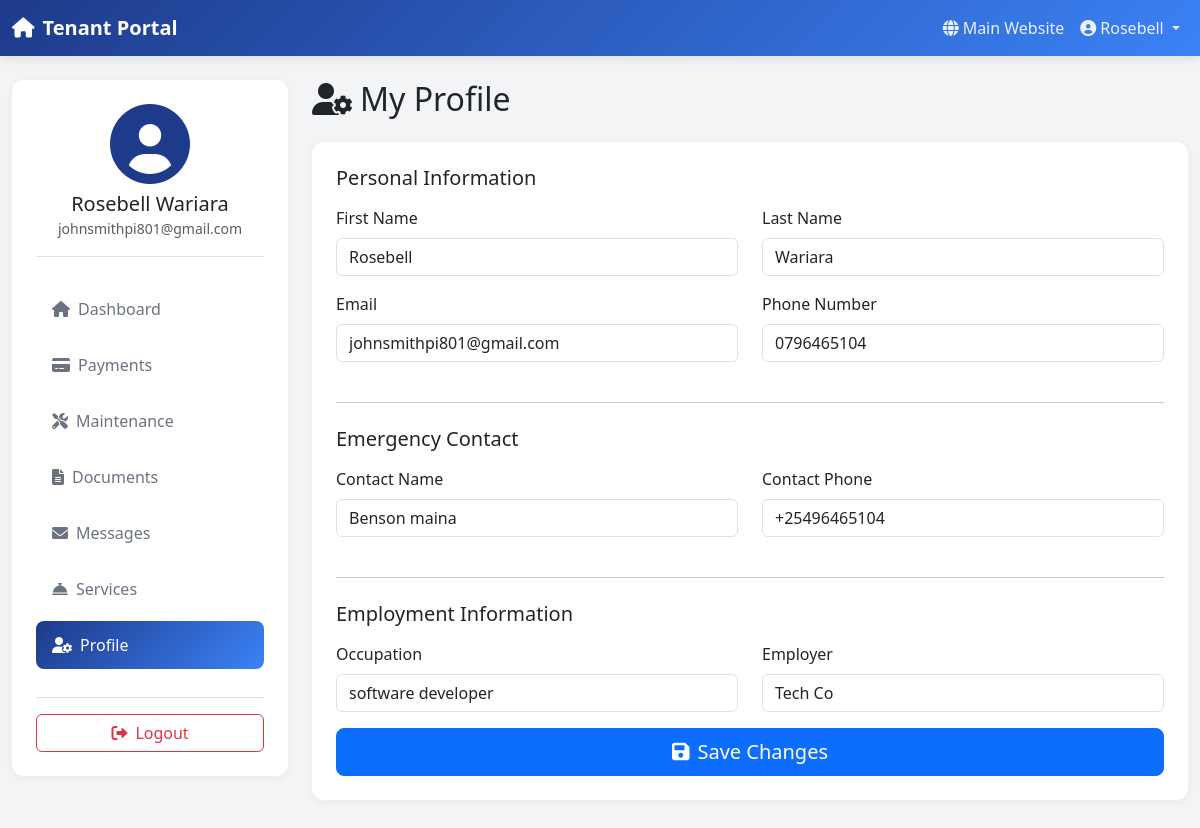
The app's page /tenant/profile/ (signed in) with its own data.
### listings/models.py (models this page shows, shortened)
class Tenant(models.Model):
    user = models.OneToOneField(User, on_delete=models.CASCADE, related_name='tenant_profile')
    phone = models.CharField(max_length=20)
    id_number = models.CharField(max_length=20, blank=True, help_text="National ID or Passport number")
    emergency_contact = models.CharField(max_length=100, blank=True)
    emergency_phone = models.CharField(max_length=20, blank=True)
    occupation = models.CharField(max_length=100, blank=True)
    employer = models.CharField(max_length=200, blank=True)
    profile_image = models.ImageField(upload_to='tenants/', blank=True, null=True)
    date_of_birth = models.DateField(null=True, blank=True)
    is_active = models.BooleanField(default=True)
    is_verified = models.BooleanField(default=False, help_text="KYC verified")
    created_at = models.DateTimeField(auto_now_add=True)
    updated_at = models.DateTimeField(auto_now=True)
    class Meta:
        ordering = ['user__first_name', 'user__last_name']
    @property
    def full_name(self):
        return self.user.get_full_name() or self.user.username

### listings/tenant_views.py (the view, shortened to what this page needs)
# urls.py: path('profile/', tenant_views.tenant_profile, name='profile'),
@login_required
def tenant_profile(request):
    try:
        tenant = request.user.tenant_profile
    except Tenant.DoesNotExist:
        return redirect('listings:tenant_registration')
    context = {
        'tenant': tenant,
        'year': timezone.now().year,
    }
    return render(request, 'tenant/profile.html', context)

### listings/templates/tenant/profile.html (shortened to what this page needs)
{% extends 'tenant/base_tenant.html' %}
{% load static %}
{% block content %}
<div class="container-fluid">
    <div class="row">
        <div class="col-lg-3 col-md-4 mb-4">
            {% include 'tenant/sidebar.html' %}
        </div>
        <div class="col-lg-9 col-md-8">
            <h2 class="mb-4"><i class="fas fa-user-cog me-2"></i>My Profile</h2>
            <div class="tenant-card">
                <form method="POST">
                    <h5 class="mb-3">Personal Information</h5>
                    <div class="row">
                        <div class="col-md-6 mb-3">
                            <label for="first_name" class="form-label">First Name</label>
                            <input type="text" class="form-control" id="first_name" name="first_name" value="{{ user.first_name }}">
                        </div>
                        <div class="col-md-6 mb-3">
                            <label for="last_name" class="form-label">Last Name</label>
                            <input type="text" class="form-control" id="last_name" name="last_name" value="{{ user.last_name }}">
                        </div>
                        <div class="col-md-6 mb-3">
                            <label for="email" class="form-label">Email</label>
                            <input type="email" class="form-control" id="email" name="email" value="{{ user.email }}">
                        </div>
                        <div class="col-md-6 mb-3">
                            <label for="phone" class="form-label">Phone Number</label>
                            <input type="tel" class="form-control" id="phone" name="phone" value="{{ tenant.phone }}">
                        </div>
                    </div>
                    <hr class="my-4">
                    <h5 class="mb-3">Emergency Contact</h5>
                    <div class="row">
                        <div class="col-md-6 mb-3">
                            <label for="emergency_contact" class="form-label">Contact Name</label>
                            <input type="text" class="form-control" id="emergency_contact" name="emergency_contact" value="{{ tenant.emergency_contact }}">
                        </div>
                        <div class="col-md-6 mb-3">
                            <label for="emergency_phone" class="form-label">Contact Phone</label>
                            <input type="tel" class="form-control" id="emergency_phone" name="emergency_phone" value="{{ tenant.emergency_phone }}">
                        </div>
                    </div>
                    <hr class="my-4">
                    <h5 class="mb-3">Employment Information</h5>
                    <div class="row">
                        <div class="col-md-6 mb-3">
                            <label for="occupation" class="form-label">Occupation</label>
                            <input type="text" class="form-control" id="occupation" name="occupation" value="{{ tenant.occupation }}">
                        </div>
                        <div class="col-md-6 mb-3">
                            <label for="employer" class="form-label">Employer</label>
                            <input type="text" class="form-control" id="employer" name="employer" value="{{ tenant.employer }}">
                        </div>
                    </div>
                    <div class="d-grid gap-2">
                        <button type="submit" class="btn btn-primary btn-lg">
                            <i class="fas fa-save me-2"></i>Save Changes
                        </button>
                    </div>
                </form>
            </div>
        </div>
    </div>
</div>
{% endblock %}

### listings/templates/tenant/base_tenant.html (shortened to what this page needs)
{% load static %}
<!DOCTYPE html>
<html lang="en">
<head>
    <link href="https://cdn.jsdelivr.net/npm/bootstrap@5.3.0/dist/css/bootstrap.min.css" rel="stylesheet">
    <link rel="stylesheet" href="https://cdnjs.cloudflare.com/ajax/libs/font-awesome/6.0.0/css/all.min.css">
</head>
<body>
    {% if user.is_authenticated %}
    <nav class="navbar tenant-navbar navbar-expand-lg navbar-dark">
        <div class="container-fluid">
            <a class="navbar-brand" href="{% url 'listings:tenant_dashboard' %}">
                <i class="fas fa-home me-2"></i>Tenant Portal
            </a>
            <div class="collapse navbar-collapse" id="tenantNav">
                <ul class="navbar-nav ms-auto">
                    <li class="nav-item">
                        <a class="nav-link" href="{% url 'listings:home' %}">
                            <i class="fas fa-globe me-1"></i>Main Website
                        </a>
                    </li>
                    <li class="nav-item dropdown">
                        <a class="nav-link dropdown-toggle" href="#" data-bs-toggle="dropdown">
                            <i class="fas fa-user-circle me-1"></i>{{ user.first_name|default:user.username }}
                        </a>
                    </li>
                </ul>
            </div>
        </div>
    </nav>
    {% endif %}
    <main class="py-4">
        {% block content %}{% endblock %}
    </main>
</body>
</html>

### listings/templates/tenant/sidebar.html (shortened to what this page needs)
{% load static %}
<div class="tenant-sidebar">
    <div class="text-center mb-4 pb-3 border-bottom">
        <div class="mb-2">
            {% if tenant.profile_image %}
                <img src="{{ tenant.profile_image.url }}" alt="{{ tenant.full_name }}" class="rounded-circle" style="width: 80px; height: 80px; object-fit: cover;">
            {% else %}
                <i class="fas fa-user-circle" style="font-size: 5rem; color: #1e3a8a;"></i>
            {% endif %}
        </div>
        <h5 class="mb-0">{{ tenant.full_name }}</h5>
        <small class="text-muted">{{ user.email }}</small>
    </div>
    <nav class="nav flex-column">
        <a class="nav-link {% if request.resolver_match.url_name == 'tenant_dashboard' %}active{% endif %}" href="{% url 'listings:tenant_dashboard' %}">
            <i class="fas fa-home me-2"></i>Dashboard
        </a>
        <a class="nav-link {% if request.resolver_match.url_name == 'tenant_payments' %}active{% endif %}" href="{% url 'listings:tenant_payments' %}">
            <i class="fas fa-credit-card me-2"></i>Payments
        </a>
        <a class="nav-link {% if request.resolver_match.url_name == 'tenant_maintenance' %}active{% endif %}" href="{% url 'listings:tenant_maintenance' %}">
            <i class="fas fa-tools me-2"></i>Maintenance
        </a>
        <a class="nav-link {% if request.resolver_match.url_name == 'tenant_documents' %}active{% endif %}" href="{% url 'listings:tenant_documents' %}">
            <i class="fas fa-file-alt me-2"></i>Documents
        </a>
        <a class="nav-link {% if request.resolver_match.url_name == 'tenant_messages' %}active{% endif %}" href="{% url 'listings:tenant_messages' %}">
            <i class="fas fa-envelope me-2"></i>Messages
        </a>
        <a class="nav-link {% if request.resolver_match.url_name == 'tenant_services' %}active{% endif %}" href="{% url 'listings:tenant_services' %}">
            <i class="fas fa-concierge-bell me-2"></i>Services
        </a>
        <a class="nav-link {% if request.resolver_match.url_name == 'tenant_profile' %}active{% endif %}" href="{% url 'listings:tenant_profile' %}">
            <i class="fas fa-user-cog me-2"></i>Profile
        </a>
    </nav>
    <div class="mt-4 pt-3 border-top">
        <a href="{% url 'listings:tenant_logout' %}" class="btn btn-outline-danger w-100">
            <i class="fas fa-sign-out-alt me-2"></i>Logout
        </a>
    </div>
</div>

### listings/templates/tenant/base_tenant.html (style rules this page uses)
:root { --tenant-primary: #1e3a8a; --tenant-secondary: #3b82f6; --tenant-success: #10b981; --tenant-warning: #f59e0b; --tenant-danger: #ef4444; }
body { background: #f3f4f6; font-family: 'Segoe UI', Tahoma, Geneva, Verdana, sans-serif; }
.tenant-navbar { background: linear-gradient(135deg, var(--tenant-primary) 0%, var(--tenant-secondary) 100%); box-shadow: 0 2px 10px rgba(0,0,0,0.1); }
.tenant-navbar .navbar-brand { color: white !important; font-weight: 700; }
.tenant-navbar .nav-link { color: rgba(255,255,255,0.9) !important; transition: all 0.3s ease; }
.tenant-sidebar { background: white; border-radius: 12px; padding: 1.5rem; box-shadow: 0 2px 8px rgba(0,0,0,0.05); }
.tenant-sidebar .nav-link { color: #6b7280; padding: 0.75rem 1rem; margin: 0.25rem 0; border-radius: 8px; transition: all 0.3s ease; }
.tenant-sidebar .nav-link.active { background: linear-gradient(135deg, var(--tenant-primary) 0%, var(--tenant-secondary) 100%); color: white; }
.tenant-card { background: white; border-radius: 12px; padding: 1.5rem; box-shadow: 0 2px 8px rgba(0,0,0,0.05); margin-bottom: 1.5rem; }

### records on screen
Tenant: full_name "Rosebell Wariara", phone "0796465104", emergency_contact "Benson maina", emergency_phone "+25496465104", occupation "software developer", employer "Tech Co"

### other values on screen
{{ user.first_name|default:user.username }} "Rosebell"
{{ user.email }} "johnsmithpi801@gmail.com"
